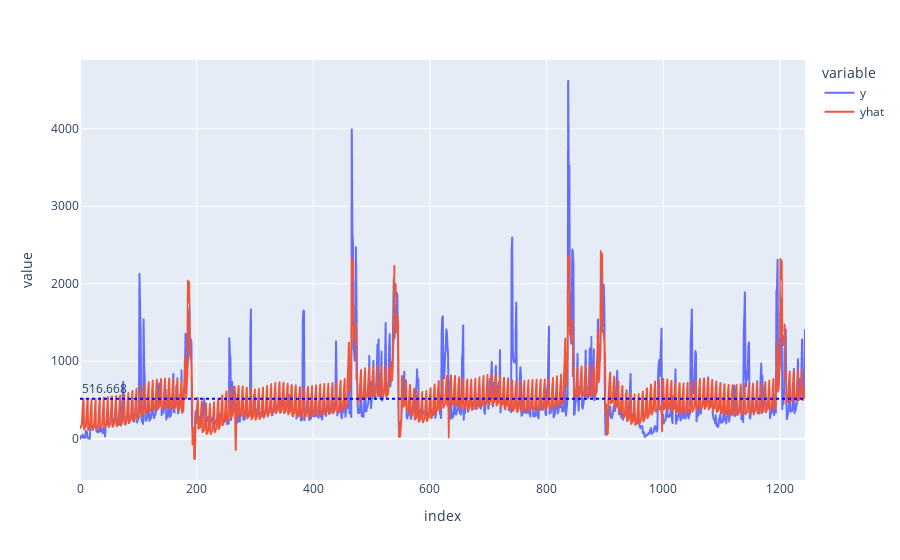

Source (notebook cell):
### Code cell
res = pd.merge(
    prophet_data['y_train'].set_index('ds')[['y']],
    prophet_prediction_IS.set_index('ds')[['yhat']],
    'inner', left_index=True, right_index=True).reset_index()


# %%
fig = res[['y','yhat']].plot()
arima_storelevel_mean = round(res['yhat'].mean(), 3)
fig.add_hline(y=arima_storelevel_mean, line_dash="dot", line_color='blue',
              annotation_text=str(arima_storelevel_mean),
              annotation_position="top left")

### Figure 1 — Plotly figure (JSON) as saved in the notebook; plotly's stock layout.template omitted (floating-point values rounded to 4 significant figures; data arrays with more than 128 entries replaced by an {"elided": "..."} marker saying what was removed)
{"data": [{"hovertemplate": "variable=y<br>index=%{x}<br>value=%{y}<extra></extra>", "legendgroup": "y", "line": {"color": "#636efa", "dash": "solid"}, "mode": "lines", "name": "y", "showlegend": true, "type": "scattergl", "x": {"elided": "1244 int values"}, "xaxis": "x", "y": {"elided": "1244 float values"}, "yaxis": "y"}, {"hovertemplate": "variable=yhat<br>index=%{x}<br>value=%{y}<extra></extra>", "legendgroup": "yhat", "line": {"color": "#EF553B", "dash": "solid"}, "mode": "lines", "name": "yhat", "showlegend": true, "type": "scattergl", "x": {"elided": "1244 int values"}, "xaxis": "x", "y": {"elided": "1244 float values"}, "yaxis": "y"}], "layout": {"annotations": [{"showarrow": false, "text": "516.668", "x": 0, "xanchor": "left", "xref": "x domain", "y": 516.7, "yanchor": "bottom", "yref": "y"}], "legend": {"title": {"text": "variable"}, "tracegroupgap": 0}, "margin": {"t": 60}, "shapes": [{"line": {"color": "blue", "dash": "dot"}, "type": "line", "x0": 0, "x1": 1, "xref": "x domain", "y0": 516.7, "y1": 516.7, "yref": "y"}], "xaxis": {"anchor": "y", "domain": [0, 1], "title": {"text": "index"}}, "yaxis": {"anchor": "x", "domain": [0, 1], "title": {"text": "value"}}}}
